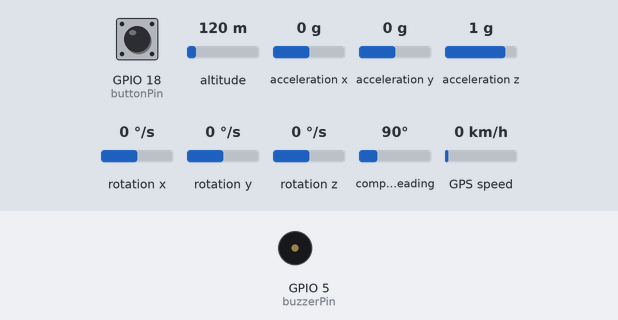
This sketch was run on a simulated ESP32. On the bench: buzzer (waves = sounding). The inputs (shaded band) are chosen by the test bench; at power-on: GPIO 18 (buttonPin) HIGH, acceleration x 0 g, acceleration z 1 g, acceleration y 0 g, altitude 120 m, rotation x 0 °/s, rotation y 0 °/s, rotation z 0 °/s, compass heading 90°, GPS speed 0 km/h. WiFi joins after 1.5 s; servers stay silent unless stated; uploads are accepted with an empty reply; the GPS gets a fix after 3 s at 37.7749, -122.4194 with 8 satellites; what the sketch prints to the serial monitor is not drawn.

Above: at 2.7 s.
2.8 s: GPIO 18 (buttonPin) pulled LOW for 0.15 s
6.5 s: acceleration x set to -0.8 g
10.7 s: acceleration z set to -1.4 g
14.9 s: acceleration z set to -0.8 g
19.1 s: GPIO 18 (buttonPin) pulled LOW for 3.2 s
At 20.1 s:
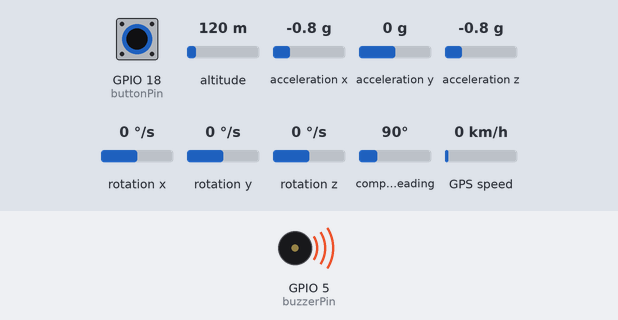
23.8 s: acceleration y set to -1.4 g
At 26.4 s:
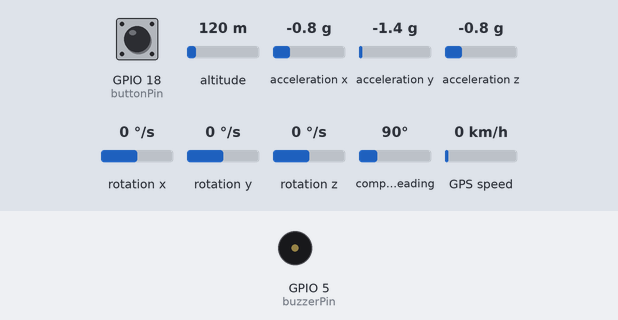
Timing chart, 0 to 27.0 s (numbered marks = the images above; inputs shaded):
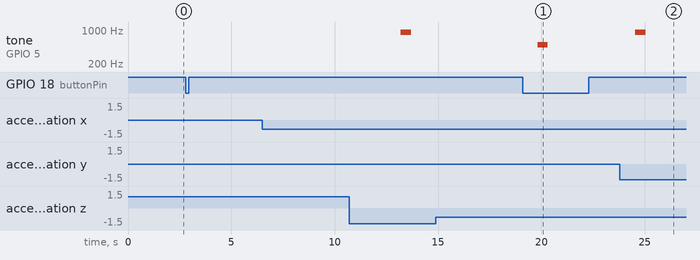

Measured:
- after the input at 6.5 s, every drawn part: stays the same
- after the input at 14.9 s, every drawn part: stays the same
- after the input at 19.1 s, tone on GPIO 5 (buzzerPin): goes on until 20.3 s, then stays silent
- after the input at 23.8 s, tone on GPIO 5 (buzzerPin): silent → 900 Hz after 0.75 s, → silent 0.50 s later

The sketch:

44_Gabriel_Carrizales.ino
```cpp
#include <Wire.h>
#include <WiFi.h>
#include <MPU6050.h>
#include <HTTPClient.h>
#include <TinyGPS++.h>

MPU6050 mpu;

const char *ssid = "Redmi Note 13"; //                                   "INFINITUM86C2";          "Redmi Note 13";         "Galaxy S20";
const char *password = "22072207"; //                                   "ELd4TfVbHW";             "22072207";          "123456789";
const char *host = "192.168.1.71"; // IP local de tu computadora
const int buzzerPin = 5;
const int buttonPin = 18;

WiFiClient client;

String token = "Bearer EAAQ8j5c9GKUBOy43CLu6XuIIJ4xFZB56gclkmwGj7Nc7lw4Wh3NY9mf3gTYrQboTwymBh1i8MVvQ7jEEJrakcUqq5Lf8B4QZAOsdLzZCs5ckZAjU1elzN23ZCxTao4zRaP3TxAU7QxWBMuQ6KRrOa9gZAltv7ZBgHVuwz7is2FdEXFBUwc7FyyAeDKWaTzEWPqh";
String servidor = "https://graph.facebook.com/v19.0/345081398691756/messages";

// Configuración del id del dispositivo
String idDispositivo = "44"; // Gabriel_Carrizales

enum class Posicion { Normal, BocaArriba, BocaAbajo, LadoIzquierdo, LadoDerecho };
Posicion posicionActual = Posicion::Normal;
Posicion ultimaPosicionValida = Posicion::Normal; // Almacena la última posición válida detectada
Posicion posicionCaidaEsperada = Posicion::Normal; // Almacena la posición esperada para la caída
unsigned long ultimoCambioPosicion = 0;
const unsigned long tiempoMinimoCambioPosicion = 5000;
bool alarmaActivada = false;
bool estadoFuerte = true;
bool caidaDetectada = false; // Indica si se detectó una caída en una posición inválida
bool datosEnviados = false; // Indica si los datos de la caída han sido enviados
bool caidaInformada = false; // Variable de estado para controlar si ya se ha enviado la informacion de la caida
bool alertaEnviada = false; // Para asegurar que la alerta solo se envie una vez por caida
bool caidaConfirmada = false; // Nueva bandera para confirmar la caída

TinyGPSPlus gps;
#define RXD2 16
#define TXD2 17
HardwareSerial neogps(1);

bool deteccion_de_caida();
void actualizarPosicion();
bool enviarDatos(String posicionCaida);
String obtenerDatosGPS();
String obtenerFechaHora();
void alternarBuzzer();
void detenerBuzzer();
String obtenerNombrePosicion(Posicion posicion);

void setup() {
  Serial.begin(115200);
  Wire.begin();
  mpu.initialize();

  Serial.println("Conectando a la red WiFi...");
  WiFi.begin(ssid, password);
  while (WiFi.status() != WL_CONNECTED) {
    delay(500);
    Serial.print(".");
  }
  Serial.println("\nWiFi conectado.");

  pinMode(buzzerPin, OUTPUT);
  pinMode(buttonPin, INPUT_PULLUP);

  neogps.begin(9600, SERIAL_8N1, RXD2, TXD2);
}

void loop() {
  static unsigned long lastInternetCheckTime = 0;
  if (millis() - lastInternetCheckTime >= 10000) {
    lastInternetCheckTime = millis();
    if (WiFi.status() == WL_CONNECTED) {
      Serial.println("Conectado a Internet.");
    } else {
      Serial.println("Error: No se pudo conectar a Internet.");
    }
  }

  if (deteccion_de_caida()) {
    Serial.println("CAÍDA DETECTADA");

    // Esperar 5 segundos para obtener la nueva posición
    delay(5000);
    actualizarPosicion();
    String posicionCaida = obtenerNombrePosicion(posicionActual);
    Serial.println("Posición después de la caída: " + posicionCaida);

    if (posicionActual != Posicion::Normal) {
      caidaDetectada = true;

      // Solo proceder si no se ha enviado una alerta aún
      if (!alertaEnviada) {
        posicionCaidaEsperada = posicionActual; // Guarda la posición esperada para la caída
        ultimaPosicionValida = posicionActual; // Actualiza la última posición válida
        if (enviarDatos(posicionCaida)) {
          Serial.println("Datos enviados al servidor.");
          alertaEnviada = true; // Marcar alerta como enviada
          caidaConfirmada = true; // Confirmar que la caída ha sido gestionada
          datosEnviados = true; // Marcar datos como enviados
        } else {
          Serial.println("Error al conectar con el servidor.");
        }
        alarmaActivada = true; // Solo activar la alarma si se envían los datos correctamente
      }
    } else {
      caidaDetectada = true; // Marcar caída detectada para esperar la posición válida
    }
    delay(1000);
  } else {
    // Si no se detecta una caída, reiniciar el control de alerta si se ha gestionado una caída
    if (caidaDetectada && alertaEnviada) {
      caidaDetectada = false;
      caidaInformada = false;
      alertaEnviada = false;
      caidaConfirmada = false;
      datosEnviados = false; // Reiniciar datos enviados
    }
  }

  actualizarPosicion();

  // Enviar datos si se detecta una posición válida después de una caída
  if (caidaDetectada && posicionActual != Posicion::Normal && posicionActual != ultimaPosicionValida && posicionActual != posicionCaidaEsperada) {
    if (!caidaInformada && caidaConfirmada && datosEnviados) {
      // Código para enviar datos y activar alarma
      if (enviarDatos(obtenerNombrePosicion(posicionActual))) {
        Serial.println("Datos enviados al servidor.");
        caidaInformada = true; // Marca que la caída ha sido informada
      }
    }
  }

  // Manejo de la alarma
  if (alarmaActivada) {
    alternarBuzzer();
    if (digitalRead(buttonPin) == LOW) {
      detenerBuzzer();
      alarmaActivada = false; // Restablecer alarmaActivada a false
      caidaInformada = false; // Restablecer caidaInformada a false
      alertaEnviada = false; // Restablecer alertaEnviada a false para nuevas caídas
      caidaConfirmada = false; // Restablecer caidaConfirmada a false para nuevas caídas
      datosEnviados = false; // Restablecer datosEnviados a false
      Serial.println("Alarma detenida por el botón.");
    }
  }

  if (digitalRead(buttonPin) == LOW) {
    detenerBuzzer();
    alarmaActivada = false;
    caidaInformada = false; // Restablecer la variable de estado en false
    alertaEnviada = false; // Restablecer alertaEnviada a false para nuevas caídas
    caidaConfirmada = false; // Restablecer caidaConfirmada a false para nuevas caídas
    datosEnviados = false; // Restablecer datosEnviados a false
    Serial.println("Alarma detenida por el botón.");
  }

  delay(100);

  while (neogps.available() > 0) {
    gps.encode(neogps.read());
  }
}

bool deteccion_de_caida() {
  int16_t ax, ay, az;
  mpu.getAcceleration(&ax, &ay, &az);

  float acceleration = sqrt(ax * ax + ay * ay + az * az);
  float threshold = 20000.0;

  if (posicionActual != Posicion::Normal && acceleration > threshold) {
    return true;
  } else {
    return false;
  }
}

bool enviarDatos(String posicionCaida) {
  bool success = false;

  if (WiFi.status() == WL_CONNECTED) {
    // Obtener datos GPS
    String gpsData = obtenerDatosGPS();
    String latitud = gpsData.substring(0, gpsData.indexOf(','));
    String longitud = gpsData.substring(gpsData.indexOf(',') + 1);

    // Enviar datos a la página web
    HTTPClient http;
    http.begin("https://home.amoxtli-jap.com/php/recibir_datos.php"); // URL local del archivo PHP
    http.addHeader("Content-Type", "application/x-www-form-urlencoded");

    // Solo enviar datos si la posición no es "Normal"
    if (posicionCaida != "Normal") {
      String payload = "id_dispositivo=" + idDispositivo + "&latitud=" + latitud + "&longitud=" + longitud + "&fecha_hora=" + obtenerFechaHora() + "&posicion_caida=" + posicionCaida;
      Serial.println("Enviando datos con payload: " + payload);

      int httpResponseCode = http.POST(payload);
      if (httpResponseCode > 0) {
        String response = http.getString();
        Serial.println(response);
        success = true;
      } else {
        Serial.print("Error code: ");
        Serial.println(httpResponseCode);
      }
      http.end();
    }

    // Enviar alerta a WhatsApp
    HTTPClient httpWhatsApp;
    httpWhatsApp.begin(servidor);
    httpWhatsApp.addHeader("Content-Type", "application/json");
    httpWhatsApp.addHeader("Authorization", token);

    String payloadWhatsApp = "{\"messaging_product\":\"whatsapp\",\"to\":\"526761055560\",\"type\":\"text\",\"text\":{\"body\":\"¡Alerta de caída! Hemos detectado que Gabriel ha sufrido una caída. Ingresa a este enlace inmediatamente para obtener información y auxiliar a tu familiar: https://home.amoxtli-jap.com/SignIn_SignUp/SignIn.php\"}}";
    Serial.println("Enviando mensaje de WhatsApp con payload: " + payloadWhatsApp);

    int httpPostCode = httpWhatsApp.POST(payloadWhatsApp);
    if (httpPostCode > 0) {
      int httpResponseCode = httpWhatsApp.GET();
      if (httpResponseCode > 0) {
        Serial.print("Código de respuesta: ");
        Serial.println(httpResponseCode);
        String response = httpWhatsApp.getString();
        Serial.println(response);
        success = true;
      } else {
        Serial.print("Error code: ");
        Serial.println(httpResponseCode);
      }
    } else {
      Serial.print("Error code: ");
      Serial.println(httpPostCode);
    }
    httpWhatsApp.end();
  } else {
    Serial.println("No hay conexión WiFi.");
  }

  return success;
}

String obtenerDatosGPS() {
  if (gps.location.isValid()) {
    return String(gps.location.lat(), 6) + "," + String(gps.location.lng(), 6);
  } else {
    return "0.0,0.0";
  }
}

String obtenerFechaHora() {
  // Obtener la hora UTC del GPS
  int year = gps.date.year();
  int month = gps.date.month();
  int day = gps.date.day();
  int hour = gps.time.hour();
  int minute = gps.time.minute();
  int second = gps.time.second();

  // Ajustar a la zona horaria local (ejemplo: UTC-6)
  int timezoneOffset = -6; // Cambia esto según tu zona horaria
  hour += timezoneOffset;

  // Manejar el cambio de día y fecha si es necesario
  if (hour < 0) {
    hour += 24;
    day -= 1;
    // Ajustar el mes y año si es necesario
    if (day < 1) {
      month -= 1;
      if (month < 1) {
        month = 12;
        year -= 1;
      }
      // Ajustar el día del mes según el nuevo mes y año
      day = getDaysInMonth(month, year);
    }
  } else if (hour >= 24) {
    hour -= 24;
    day += 1;
    // Ajustar el mes y año si es necesario
    if (day > getDaysInMonth(month, year)) {
      day = 1;
      month += 1;
      if (month > 12) {
        month = 1;
        year += 1;
      }
    }
  }

  // Formatear la fecha y hora en formato de 24 horas
  char fechaHora[20];
  sprintf(fechaHora, "%04d-%02d-%02d %02d:%02d:%02d", year, month, day, hour, minute, second);

  return String(fechaHora);
}

int getDaysInMonth(int month, int year) {
  switch (month) {
    case 4: case 6: case 9: case 11: return 30;
    case 2: return (year % 4 == 0 && year % 100 != 0) || (year % 400 == 0) ? 29 : 28;
    default: return 31;
  }
}

void alternarBuzzer() {
  if (estadoFuerte) {
    tone(buzzerPin, 900);
    delay(500);
  } else {
    tone(buzzerPin, 500);
    delay(500);
  }
  noTone(buzzerPin);
  estadoFuerte = !estadoFuerte;
}

void detenerBuzzer() {
  noTone(buzzerPin);
}

void actualizarPosicion() {
  int16_t ax, ay, az;
  mpu.getAcceleration(&ax, &ay, &az);

  float pitch = atan2(-ax, sqrt(ay * ay + az * az)) * RAD_TO_DEG;
  float roll = atan2(ay, az) * RAD_TO_DEG;

  Posicion nuevaPosicion = Posicion::Normal;

  // Ajustar umbrales y tolerancias
  float umbralLado = 16000.0;
  float umbralCuerpo = 14000.0;

  if (pitch > 45.0 && pitch < 135.0 && roll > -45.0 && roll < 45.0) {
    nuevaPosicion = Posicion::Normal;  // De pie o sentado
  } else if (az > umbralCuerpo) {
    nuevaPosicion = Posicion::BocaArriba;  // Boca arriba
  } else if (az < -umbralCuerpo) {
    nuevaPosicion = Posicion::BocaAbajo;  // Boca abajo
  } else if (ay < -umbralLado) {
    nuevaPosicion = Posicion::LadoIzquierdo;  // Lado izquierdo
  } else if (ay > umbralLado) {
    nuevaPosicion = Posicion::LadoDerecho;  // Lado derecho
  }
    // Verificar si ha pasado suficiente tiempo desde el último cambio
    if (nuevaPosicion != posicionActual && millis() - ultimoCambioPosicion > tiempoMinimoCambioPosicion) {
        posicionActual = nuevaPosicion;
        ultimoCambioPosicion = millis();
        Serial.print("Nueva posición detectada: ");
        Serial.println(obtenerNombrePosicion(posicionActual));
        if (caidaDetectada && posicionActual != Posicion::Normal) {
            // Enviar datos correspondientes a la caída
            posicionCaidaEsperada = posicionActual; // Actualizar posicionCaidaEsperada
            String posicionCaida = obtenerNombrePosicion(posicionCaidaEsperada);
            if (enviarDatos(posicionCaida)) {
                Serial.println("Datos enviados al servidor.");
                caidaDetectada = false;
                caidaInformada = false;
            } else {
                Serial.println("Error al conectar con el servidor.");
            }
            alarmaActivada = true; // Activar la alarma
            if (caidaDetectada && posicionActual == posicionCaidaEsperada) {
                caidaDetectada = false;
                caidaInformada = false;
            }
        }
    }
}

String obtenerNombrePosicion(Posicion posicion) {
  switch (posicion) {
    case Posicion::Normal:
      return "Normal";
    case Posicion::BocaArriba:
      return "Posicionado Boca Arriba";
    case Posicion::BocaAbajo:
      return "Posicionado Boca Abajo";
    case Posicion::LadoIzquierdo:
      return "Posicionado sobre su Lado Izquierdo";
    case Posicion::LadoDerecho:
      return "Posicionado sobre su Lado Derecho";
    default:
      return "Desconocida";
  }
}
```
